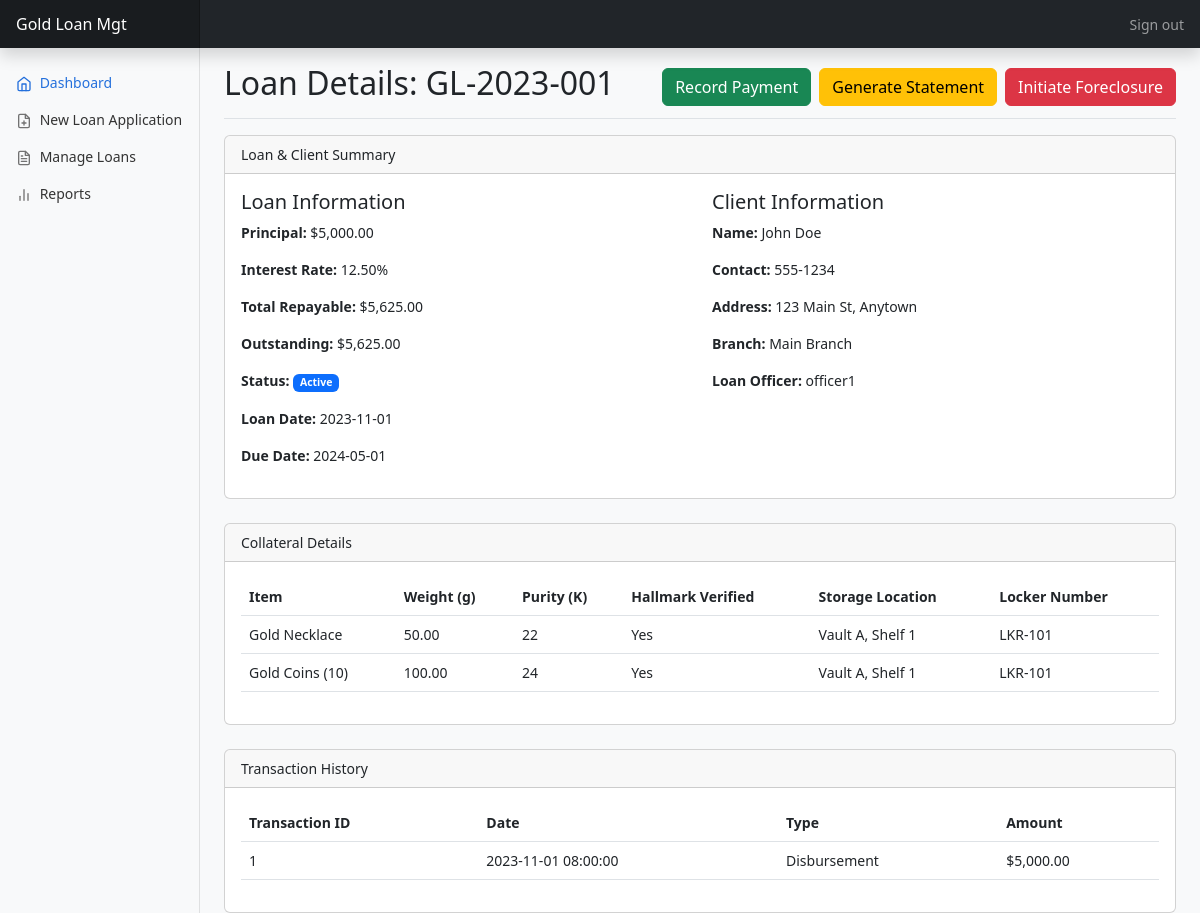
/loan_details.php?id=1 (signed in), run on the app's committed database.
### tables this page shows
CREATE TABLE `invoices` (
  `id` int(11) NOT NULL,
  `loan_number` varchar(50) NOT NULL,
  `client_id` int(11) DEFAULT NULL,
  `loan_date` date NOT NULL,
  `due_date` date NOT NULL,
  `principal_amount` decimal(10,2) NOT NULL,
  `interest_rate` decimal(5,2) NOT NULL,
  `total_repayable` decimal(10,2) NOT NULL,
  `outstanding_amount` decimal(10,2) NOT NULL,
  `status` varchar(20) DEFAULT 'active',
  `branch_id` int(11) DEFAULT NULL,
  `officer_id` int(11) DEFAULT NULL
);

CREATE TABLE `clients` (
  `id` int(11) NOT NULL,
  `name` varchar(255) NOT NULL,
  `address` text DEFAULT NULL,
  `contact_number` varchar(20) DEFAULT NULL,
  `id_proof_type` varchar(50) DEFAULT NULL,
  `id_proof_number` varchar(50) DEFAULT NULL
);

CREATE TABLE `branches` (
  `id` int(11) NOT NULL,
  `branch_name` varchar(255) NOT NULL,
  `location` varchar(255) DEFAULT NULL
);

CREATE TABLE `users` (
  `id` int(11) NOT NULL,
  `username` varchar(50) NOT NULL,
  `password_hash` varchar(255) NOT NULL,
  `role` varchar(20) NOT NULL
);

CREATE TABLE `collateral_items` (
  `id` int(11) NOT NULL,
  `loan_id` int(11) DEFAULT NULL,
  `item_description` varchar(255) NOT NULL,
  `weight_grams` decimal(10,2) NOT NULL,
  `purity_karat` int(11) NOT NULL,
  `hallmark_verified` tinyint(1) DEFAULT 0,
  `image_path` varchar(255) DEFAULT NULL,
  `storage_location` varchar(255) DEFAULT NULL,
  `locker_number` varchar(100) DEFAULT NULL
);

CREATE TABLE `transactions` (
  `id` int(11) NOT NULL,
  `loan_id` int(11) DEFAULT NULL,
  `transaction_type` varchar(50) NOT NULL,
  `amount` decimal(10,2) NOT NULL,
  `transaction_date` timestamp NOT NULL DEFAULT current_timestamp()
);

### loan_details.php (the view, shortened to what this page needs)
<?php
require_once 'db_connect.php';
$loan_id = $_GET['id'];
$loan_sql = "SELECT i.*, c.name as client_name, c.contact_number, c.address, b.branch_name, u.username as officer_name
             FROM invoices i
             JOIN clients c ON i.client_id = c.id
             JOIN branches b ON i.branch_id = b.id
             JOIN users u ON i.officer_id = u.id
             WHERE i.id = $loan_id";
$loan_result = $conn->query($loan_sql);
$loan = $loan_result->fetch_assoc();
$collateral_sql = "SELECT * FROM collateral_items WHERE loan_id = $loan_id";
$collateral_result = $conn->query($collateral_sql);
$transactions_sql = "SELECT * FROM transactions WHERE loan_id = $loan_id ORDER BY transaction_date DESC";
$transactions_result = $conn->query($transactions_sql);
?>
<!DOCTYPE html>
<html lang="en">
<head>
    <link href="https://cdn.jsdelivr.net/npm/bootstrap@5.3.0/dist/css/bootstrap.min.css" rel="stylesheet">
    <link rel="stylesheet" href="assets/css/style.css">
</head>
<body>
    <?php include 'includes/header.php'; ?>
    <div class="container-fluid">
        <div class="row">
            <?php include 'includes/sidebar.php'; ?>
            <main class="col-md-9 ms-sm-auto col-lg-10 px-md-4">
                <div class="d-flex justify-content-between flex-wrap flex-md-nowrap align-items-center pt-3 pb-2 mb-3 border-bottom">
                    <h1 class="h2">Loan Details: <?php echo $loan['loan_number']; ?></h1>
                    <div class="btn-toolbar mb-2 mb-md-0">
                        <button class="btn btn-success">Record Payment</button>
                        <button class="btn btn-warning ms-2">Generate Statement</button>
                        <button class="btn btn-danger ms-2">Initiate Foreclosure</button>
                    </div>
                </div>
                <div class="card mb-4">
                    <div class="card-header">Loan & Client Summary</div>
                    <div class="card-body">
                        <div class="row">
                            <div class="col-md-6">
                                <h5>Loan Information</h5>
                                <p><strong>Principal:</strong> $<?php echo number_format($loan['principal_amount'], 2); ?></p>
                                <p><strong>Interest Rate:</strong> <?php echo $loan['interest_rate']; ?>%</p>
                                <p><strong>Total Repayable:</strong> $<?php echo number_format($loan['total_repayable'], 2); ?></p>
                                <p><strong>Outstanding:</strong> $<?php echo number_format($loan['outstanding_amount'], 2); ?></p>
                                <p><strong>Status:</strong> <span class="badge bg-primary"><?php echo ucfirst($loan['status']); ?></span></p>
                                <p><strong>Loan Date:</strong> <?php echo $loan['loan_date']; ?></p>
                                <p><strong>Due Date:</strong> <?php echo $loan['due_date']; ?></p>
                            </div>
                            <div class="col-md-6">
                                <h5>Client Information</h5>
                                <p><strong>Name:</strong> <?php echo $loan['client_name']; ?></p>
                                <p><strong>Contact:</strong> <?php echo $loan['contact_number']; ?></p>
                                <p><strong>Address:</strong> <?php echo $loan['address']; ?></p>
                                <p><strong>Branch:</strong> <?php echo $loan['branch_name']; ?></p>
                                <p><strong>Loan Officer:</strong> <?php echo $loan['officer_name']; ?></p>
                            </div>
                        </div>
                    </div>
                </div>
                <div class="card mb-4">
                    <div class="card-header">Collateral Details</div>
                    <div class="card-body">
                        <table class="table">
                            <thead>
                                <tr>
                                    <th>Item</th>
                                    <th>Weight (g)</th>
                                    <th>Purity (K)</th>
                                    <th>Hallmark Verified</th>
                                    <th>Storage Location</th>
                                    <th>Locker Number</th>
                                </tr>
                            </thead>
                            <tbody>
                                <?php while($item = $collateral_result->fetch_assoc()): ?>
                                <tr>
                                    <td><?php echo $item['item_description']; ?></td>
                                    <td><?php echo $item['weight_grams']; ?></td>
                                    <td><?php echo $item['purity_karat']; ?></td>
                                    <td><?php echo $item['hallmark_verified'] ? 'Yes' : 'No'; ?></td>
                                    <td><?php echo $item['storage_location']; ?></td>
                                    <td><?php echo $item['locker_number'] ?? 'N/A'; ?></td>
                                </tr>
                                <?php endwhile; ?>
                            </tbody>
                        </table>
                    </div>
                </div>
                <div class="card">
                    <div class="card-header">Transaction History</div>
                    <div class="card-body">
                        <table class="table">
                            <thead>
                                <tr>
                                    <th>Transaction ID</th>
                                    <th>Date</th>
                                    <th>Type</th>
                                    <th>Amount</th>
                                </tr>
                            </thead>
                            <tbody>
                                <?php while($trans = $transactions_result->fetch_assoc()): ?>
                                <tr>
                                    <td><?php echo $trans['id']; ?></td>
                                    <td><?php echo $trans['transaction_date']; ?></td>
                                    <td><?php echo ucfirst(str_replace('_', ' ', $trans['transaction_type'])); ?></td>
                                    <td>$<?php echo number_format($trans['amount'], 2); ?></td>
                                </tr>
                                <?php endwhile; ?>
                            </tbody>
                        </table>
                    </div>
                </div>
            </main>
        </div>
    </div>
</body>
</html>

### assets/css/style.css (style rules this page uses)
body { font-size: .875rem; background-color: #f8f9fa; }
.card-header { font-weight: 500; }

### data on the page
invoices: loan_number "GL-2023-001", principal_amount "5,000.00", interest_rate "12.50", total_repayable "5,625.00", outstanding_amount "5,625.00", status "Active", loan_date "2023-11-01", due_date "2024-05-01", client.name "John Doe", client.contact_number "555-1234", client.address "123 Main St, Anytown", branch.branch_name "Main Branch", officer.username "officer1"
collateral_items: item_description "Gold Necklace", weight_grams "50.00", purity_karat "22", hallmark_verified "Yes", storage_location "Vault A, Shelf 1", locker_number "LKR-101"
collateral_items: item_description "Gold Coins (10)", weight_grams "100.00", purity_karat "24", hallmark_verified "Yes", storage_location "Vault A, Shelf 1", locker_number "LKR-101"
transactions: id "1", transaction_date "2023-11-01 08:00:00", transaction_type "Disbursement", amount "5,000.00"
